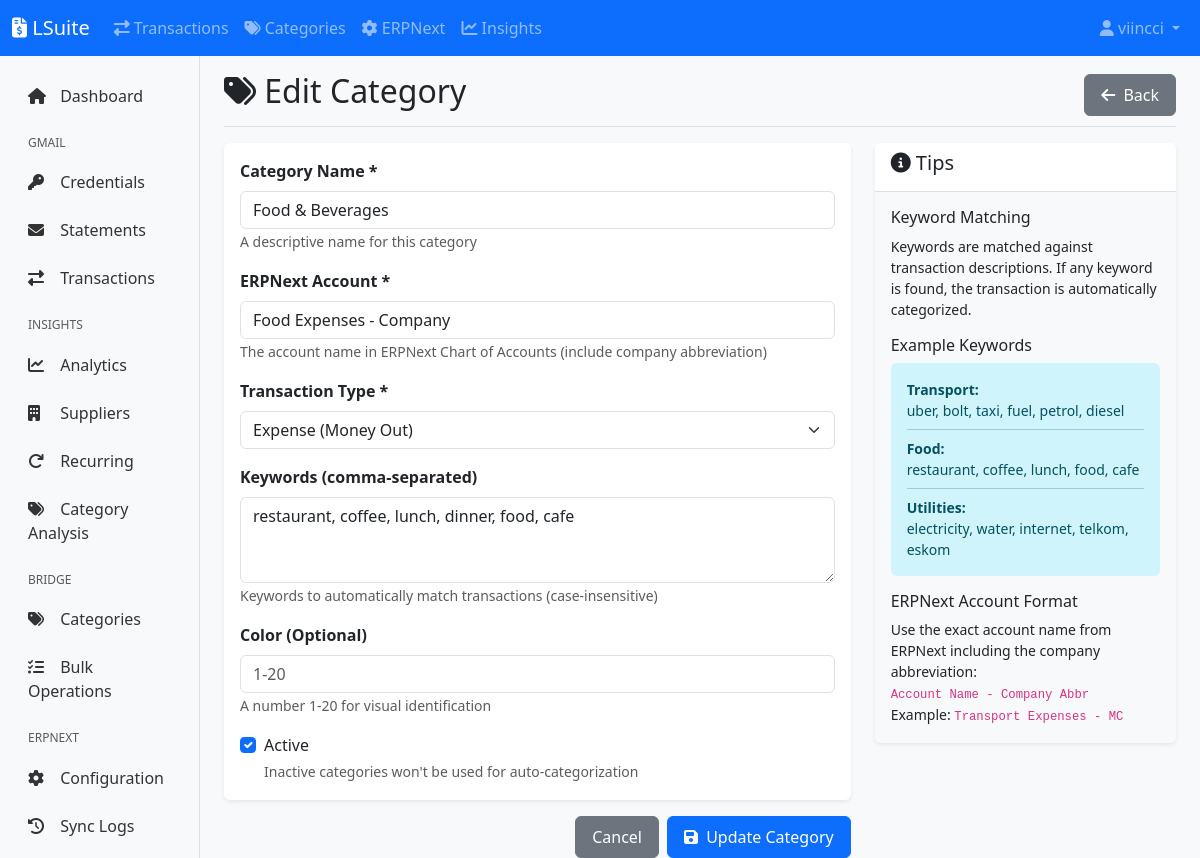
/bridge/categories/2/edit (signed in), run on the app's committed database.
### lsuite/models.py (models this page shows, shortened)
class User(UserMixin, db.Model):
    __tablename__ = 'users'
    id = db.Column(db.Integer, primary_key=True)
    username = db.Column(db.String(80), unique=True, nullable=False, index=True)
    email = db.Column(db.String(120), unique=True, nullable=False, index=True)
    password_hash = db.Column(db.String(255), nullable=False)
    first_name = db.Column(db.String(50))
    last_name = db.Column(db.String(50))
    is_active = db.Column(db.Boolean, default=True)
    is_admin = db.Column(db.Boolean, default=False)
    created_at = db.Column(db.DateTime, default=datetime.utcnow)
    updated_at = db.Column(db.DateTime, default=datetime.utcnow, onupdate=datetime.utcnow)
    ai_enabled = db.Column(db.Boolean, default=True)
    ai_model = db.Column(db.String(50), default='claude-haiku-4.5')
    ai_can_access_files = db.Column(db.Boolean, default=True)
    ai_can_edit_files = db.Column(db.Boolean, default=True)
    bank_accounts = db.relationship('BankAccount', backref='user', lazy='dynamic', cascade='all, delete-orphan')
    transactions = db.relationship('Transaction', backref='user', lazy='dynamic', cascade='all, delete-orphan')
    bank_transactions = db.relationship('BankTransaction', backref='user', lazy='dynamic', cascade='all, delete-orphan')
    invoices = db.relationship('Invoice', backref='user', lazy='dynamic', cascade='all, delete-orphan')
    email_statements = db.relationship('EmailStatement', backref='user', lazy='dynamic', cascade='all, delete-orphan')

class TransactionCategory(db.Model):
    __tablename__ = 'transaction_categories'
    id = db.Column(db.Integer, primary_key=True)
    name = db.Column(db.String(100), nullable=False, unique=True)
    erpnext_account = db.Column(db.String(200), nullable=False)
    transaction_type = db.Column(db.String(20), nullable=False)
    keywords = db.Column(db.Text)
    active = db.Column(db.Boolean, default=True)
    color = db.Column(db.Integer)
    created_at = db.Column(db.DateTime, default=datetime.utcnow)
    transactions = db.relationship('BankTransaction', back_populates='category', lazy='dynamic')

### lsuite/bridge/routes.py (the view, shortened to what this page needs)
@bridge_bp.route('/categories/<int:id>/edit', methods=['GET', 'POST'])
@login_required
def edit_category(id):
    category = TransactionCategory.query.get_or_404(id)
    return render_template('bridge/category_form.html', category=category)

### lsuite/extensions.py (called while the page is built)
@login_manager.user_loader
def load_user(user_id):
    from lsuite.models import User
    return User.query.get(int(user_id))

### lsuite/templates/bridge/category_form.html (shortened to what this page needs)
{% extends "base.html" %}
{% block content %}
<div class="d-flex justify-content-between align-items-center pt-3 pb-2 mb-3 border-bottom">
    <h1 class="h2">
        <i class="fas fa-tags"></i>
        {% if category %}Edit Category{% else %}New Transaction Category{% endif %}
    </h1>
    <a href="{{ url_for('bridge.categories') }}" class="btn btn-secondary">
        <i class="fas fa-arrow-left"></i> Back
    </a>
</div>
<form method="POST">
    <div class="row">
        <div class="col-md-8">
            <div class="card">
                <div class="card-body">
                    <div class="mb-3">
                        <label for="name" class="form-label">Category Name *</label>
                        <input type="text"
                               class="form-control"
                               id="name"
                               name="name"
                               value="{{ category.name if category else '' }}"
                               placeholder="e.g., Transport & Fuel"
                               required>
                        <small class="form-text text-muted">
                            A descriptive name for this category
                        </small>
                    </div>
                    <div class="mb-3">
                        <label for="erpnext_account" class="form-label">ERPNext Account *</label>
                        <input type="text"
                               class="form-control"
                               id="erpnext_account"
                               name="erpnext_account"
                               value="{{ category.erpnext_account if category else '' }}"
                               placeholder="e.g., Transport Expenses - Company"
                               required>
                        <small class="form-text text-muted">
                            The account name in ERPNext Chart of Accounts (include company abbreviation)
                        </small>
                    </div>
                    <div class="mb-3">
                        <label for="transaction_type" class="form-label">Transaction Type *</label>
                        <select class="form-select"
                                id="transaction_type"
                                name="transaction_type"
                                required>
                            <option value="expense"
                                    {% if category and category.transaction_type == 'expense' %}selected{% endif %}>
                                Expense (Money Out)
                            </option>
                        </select>
                    </div>
                    <div class="mb-3">
                        <label for="keywords" class="form-label">Keywords (comma-separated)</label>
                        <textarea class="form-control"
                                  id="keywords"
                                  name="keywords"
                                  rows="3"
                                  placeholder="uber, bolt, taxi, transport, fuel">{{ category.keywords if category else '' }}</textarea>
                        <small class="form-text text-muted">
                            Keywords to automatically match transactions (case-insensitive)
                        </small>
                    </div>
                    <div class="mb-3">
                        <label for="color" class="form-label">Color (Optional)</label>
                        <input type="number"
                               class="form-control"
                               id="color"
                               name="color"
                               value="{{ category.color if category else '' }}"
                               min="1"
                               max="20"
                               placeholder="1-20">
                        <small class="form-text text-muted">
                            A number 1-20 for visual identification
                        </small>
                    </div>
                    <div class="form-check">
                        <input class="form-check-input"
                               type="checkbox"
                               id="active"
                               name="active"
                               value="true"
                               {% if not category or category.active %}checked{% endif %}>
                        <label class="form-check-label" for="active">
                            Active
                        </label>
                        <small class="form-text text-muted d-block">
                            Inactive categories won't be used for auto-categorization
                        </small>
                    </div>
                </div>
            </div>
            <div class="d-grid gap-2 d-md-flex justify-content-md-end mt-3">
                <a href="{{ url_for('bridge.categories') }}" class="btn btn-secondary">
                    Cancel
                </a>
                <button type="submit" class="btn btn-primary">
                    <i class="fas fa-save"></i>
                    {% if category %}Update{% else %}Create{% endif %} Category
                </button>
            </div>
        </div>
        <div class="col-md-4">
            <div class="card bg-light">
                <div class="card-header">
                    <h5><i class="fas fa-info-circle"></i> Tips</h5>
                </div>
                <div class="card-body">
                    <h6>Keyword Matching</h6>
                    <p class="small">
                        Keywords are matched against transaction descriptions.
                        If any keyword is found, the transaction is automatically categorized.
                    </p>
                    <h6>Example Keywords</h6>
                    <div class="alert alert-info small">
                        <strong>Transport:</strong><br>
                        uber, bolt, taxi, fuel, petrol, diesel
                        <hr class="my-2">
                        <strong>Food:</strong><br>
                        restaurant, coffee, lunch, food, cafe
                        <hr class="my-2">
                        <strong>Utilities:</strong><br>
                        electricity, water, internet, telkom, eskom
                    </div>
                    <h6>ERPNext Account Format</h6>
                    <p class="small mb-0">
                        Use the exact account name from ERPNext including the company abbreviation:
                        <br>
                        <code>Account Name - Company Abbr</code>
                        <br>
                        Example: <code>Transport Expenses - MC</code>
                    </p>
                </div>
            </div>
        </div>
    </div>
</form>
{% endblock %}

### lsuite/templates/components/navbar.html (shortened to what this page needs)
<nav class="navbar navbar-expand-lg navbar-dark bg-primary">
    <div class="container-fluid">
        <a class="navbar-brand" href="{{ url_for('main.index') if current_user.is_authenticated else url_for('auth.login') }}">
            <i class="fas fa-file-invoice-dollar"></i> LSuite
        </a>
        <div class="collapse navbar-collapse" id="navbarNav">
            {% if current_user.is_authenticated %}
            <ul class="navbar-nav me-auto">
                <li class="nav-item">
                    <a class="nav-link" href="{{ url_for('gmail.transactions') }}">
                        <i class="fas fa-exchange-alt"></i> Transactions
                    </a>
                </li>
                <li class="nav-item">
                    <a class="nav-link" href="{{ url_for('bridge.categories') }}">
                        <i class="fas fa-tags"></i> Categories
                    </a>
                </li>
                <li class="nav-item">
                    <a class="nav-link" href="{{ url_for('erpnext.configs') }}">
                        <i class="fas fa-cog"></i> ERPNext
                    </a>
                </li>
                <li class="nav-item">
                    <a class="nav-link" href="{{ url_for('insights.dashboard') }}">
                        <i class="fas fa-chart-line"></i> Insights
                    </a>
                </li>
            </ul>
            {% endif %}
            <ul class="navbar-nav ms-auto">
                {% if current_user.is_authenticated %}
                    <li class="nav-item dropdown">
                        <a class="nav-link dropdown-toggle" href="#" id="userDropdown" role="button" data-bs-toggle="dropdown">
                            <i class="fas fa-user"></i> {{ current_user.username }}
                        </a>
                    </li>
                {% endif %}
            </ul>
        </div>
    </div>
</nav>

### lsuite/static/css/style.css (style rules this page uses)
body { font-family: 'Segoe UI', Tahoma, Geneva, Verdana, sans-serif; background-color: #f8f9fa; }
.card { border: none; box-shadow: 0 0.125rem 0.25rem rgba(0, 0, 0, .075); transition: transform 0.2s, box-shadow 0.2s; }
.card-header { background-color: #fff; border-bottom: 1px solid rgba(0, 0, 0, .125); font-weight: 600; }
.btn { border-radius: 0.375rem; font-weight: 500; padding: 0.5rem 1rem; }
.btn i { margin-right: 0.25rem; }
.form-label { font-weight: 600; margin-bottom: 0.5rem; }
.alert { border-radius: 0.375rem; border: none; }

### data on the page
User: username "viincci"
TransactionCategory: name "Food & Beverages", erpnext_account "Food Expenses - Company", transaction_type "Expense (Money Out)", keywords "restaurant, coffee, lunch, dinner, food, cafe", active "☑"
